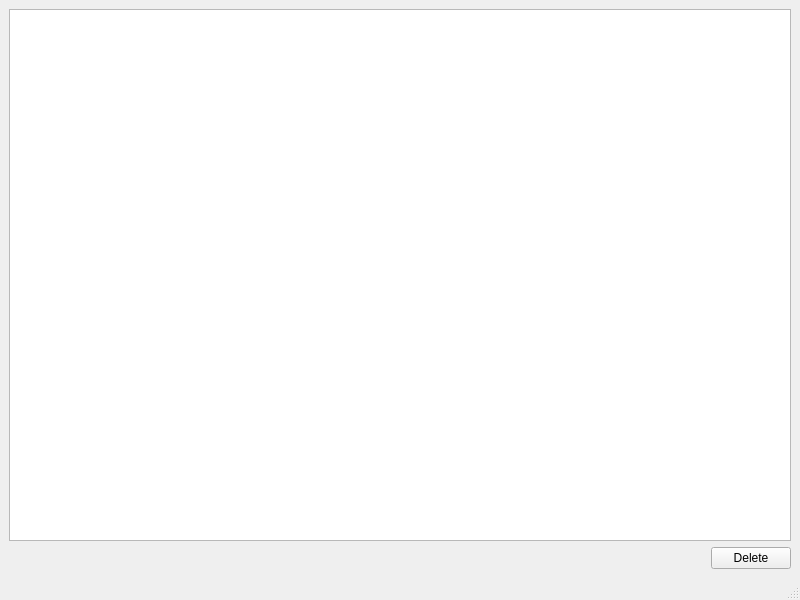
<?xml version="1.0" encoding="UTF-8"?>
<ui version="4.0">
 <class>MainWindow</class>
 <widget class="QMainWindow" name="MainWindow">
  <property name="geometry">
   <rect>
    <x>0</x>
    <y>0</y>
    <width>800</width>
    <height>600</height>
   </rect>
  </property>
  <property name="windowTitle">
   <string>MainWindow</string>
  </property>
  <widget class="QWidget" name="centralwidget">
   <layout class="QVBoxLayout" name="verticalLayout">
    <item>
     <widget class="QTableView" name="studentsView"/>
    </item>
    <item>
     <layout class="QHBoxLayout" name="horizontalLayout">
      <item>
       <spacer name="horizontalSpacer">
        <property name="orientation">
         <enum>Qt::Orientation::Horizontal</enum>
        </property>
        <property name="sizeHint" stdset="0">
         <size>
          <width>40</width>
          <height>20</height>
         </size>
        </property>
       </spacer>
      </item>
      <item>
       <widget class="QPushButton" name="deleteButton">
        <property name="text">
         <string>Delete</string>
        </property>
       </widget>
      </item>
     </layout>
    </item>
   </layout>
  </widget>
  <widget class="QMenuBar" name="menubar">
   <property name="geometry">
    <rect>
     <x>0</x>
     <y>0</y>
     <width>800</width>
     <height>25</height>
    </rect>
   </property>
  </widget>
  <widget class="QStatusBar" name="statusbar"/>
 </widget>
 <resources/>
 <connections/>
</ui>
